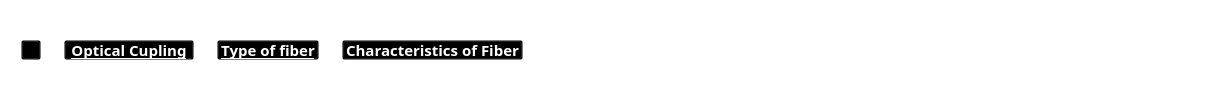
           <widget class="QFrame" name="frame_hierarq_9">
            <property name="styleSheet">
             <string notr="true">background:transparent;</string>
            </property>
            <property name="frameShape">
             <enum>QFrame::StyledPanel</enum>
            </property>
            <property name="frameShadow">
             <enum>QFrame::Raised</enum>
            </property>
            <layout class="QHBoxLayout" name="horizontalLayout_5">
             <property name="spacing">
              <number>8</number>
             </property>
             <property name="leftMargin">
              <number>20</number>
             </property>
             <property name="topMargin">
              <number>8</number>
             </property>
             <property name="rightMargin">
              <number>8</number>
             </property>
             <property name="bottomMargin">
              <number>8</number>
             </property>
             <item>
              <widget class="QPushButton" name="btn_home_7">
               <property name="minimumSize">
                <size>
                 <width>20</width>
                 <height>20</height>
                </size>
               </property>
               <property name="maximumSize">
                <size>
                 <width>20</width>
                 <height>20</height>
                </size>
               </property>
               <property name="cursor">
                <cursorShape>PointingHandCursor</cursorShape>
               </property>
               <property name="text">
                <string/>
               </property>
               <property name="icon">
                <iconset resource="icons_.qrc">
                 <normaloff>:/icons/icons/casa.png</normaloff>:/icons/icons/casa.png</iconset>
               </property>
               <property name="iconSize">
                <size>
                 <width>20</width>
                 <height>20</height>
                </size>
               </property>
              </widget>
             </item>
             <item>
              <widget class="QLabel" name="label_32">
               <property name="maximumSize">
                <size>
                 <width>10</width>
                 <height>10</height>
                </size>
               </property>
               <property name="text">
                <string/>
               </property>
               <property name="pixmap">
                <pixmap resource="icons_.qrc">:/icons/icons/simbolo-de-setas-duplas-para-a-direita-para-avancar.png</pixmap>
               </property>
               <property name="scaledContents">
                <bool>true</bool>
               </property>
              </widget>
             </item>
             <item>
              <widget class="QPushButton" name="btn_coupling_6">
               <property name="sizePolicy">
                <sizepolicy hsizetype="Maximum" vsizetype="Fixed">
                 <horstretch>0</horstretch>
                 <verstretch>0</verstretch>
                </sizepolicy>
               </property>
               <property name="minimumSize">
                <size>
                 <width>130</width>
                 <height>20</height>
                </size>
               </property>
               <property name="maximumSize">
                <size>
                 <width>130</width>
                 <height>20</height>
                </size>
               </property>
               <property name="font">
                <font>
                 <family>Segoe UI Semibold</family>
                 <pointsize>11</pointsize>
                 <bold>true</bold>
                 <underline>true</underline>
                </font>
               </property>
               <property name="cursor">
                <cursorShape>PointingHandCursor</cursorShape>
               </property>
               <property name="styleSheet">
                <string notr="true">color: rgb(255, 255, 255);</string>
               </property>
               <property name="text">
                <string>Optical Cupling</string>
               </property>
               <property name="checked">
                <bool>false</bool>
               </property>
              </widget>
             </item>
             <item>
              <widget class="QLabel" name="label_33">
               <property name="maximumSize">
                <size>
                 <width>10</width>
                 <height>10</height>
                </size>
               </property>
               <property name="text">
                <string/>
               </property>
               <property name="pixmap">
                <pixmap resource="icons_.qrc">:/icons/icons/simbolo-de-setas-duplas-para-a-direita-para-avancar.png</pixmap>
               </property>
               <property name="scaledContents">
                <bool>true</bool>
               </property>
              </widget>
             </item>
             <item>
              <widget class="QPushButton" name="btn_fiber_type_2">
               <property name="sizePolicy">
                <sizepolicy hsizetype="Maximum" vsizetype="Fixed">
                 <horstretch>0</horstretch>
                 <verstretch>0</verstretch>
                </sizepolicy>
               </property>
               <property name="minimumSize">
                <size>
                 <width>100</width>
                 <height>20</height>
                </size>
               </property>
               <property name="maximumSize">
                <size>
                 <width>170</width>
                 <height>20</height>
                </size>
               </property>
               <property name="font">
                <font>
                 <family>Segoe UI Semibold</family>
                 <pointsize>11</pointsize>
                 <bold>true</bold>
                 <underline>true</underline>
                </font>
               </property>
               <property name="cursor">
                <cursorShape>PointingHandCursor</cursorShape>
               </property>
               <property name="autoFillBackground">
                <bool>false</bool>
               </property>
               <property name="styleSheet">
                <string notr="true">color: rgb(255, 255, 255);</string>
               </property>
               <property name="text">
                <string>Type of fiber</string>
               </property>
               <property name="checkable">
                <bool>false</bool>
               </property>
               <property name="checked">
                <bool>false</bool>
               </property>
               <property name="autoDefault">
                <bool>false</bool>
               </property>
               <property name="default">
                <bool>false</bool>
               </property>
              </widget>
             </item>
             <item>
              <widget class="QLabel" name="label_40">
               <property name="maximumSize">
                <size>
                 <width>10</width>
                 <height>10</height>
                </size>
               </property>
               <property name="text">
                <string/>
               </property>
               <property name="pixmap">
                <pixmap resource="icons_.qrc">:/icons/icons/simbolo-de-setas-duplas-para-a-direita-para-avancar.png</pixmap>
               </property>
               <property name="scaledContents">
                <bool>true</bool>
               </property>
              </widget>
             </item>
             <item>
              <widget class="QPushButton" name="btn_charact_fiber">
               <property name="sizePolicy">
                <sizepolicy hsizetype="Maximum" vsizetype="Fixed">
                 <horstretch>0</horstretch>
                 <verstretch>0</verstretch>
                </sizepolicy>
               </property>
               <property name="minimumSize">
                <size>
                 <width>170</width>
                 <height>20</height>
                </size>
               </property>
               <property name="maximumSize">
                <size>
                 <width>200</width>
                 <height>20</height>
                </size>
               </property>
               <property name="font">
                <font>
                 <family>Segoe UI Semibold</family>
                 <pointsize>11</pointsize>
                 <bold>true</bold>
                </font>
               </property>
               <property name="cursor">
                <cursorShape>PointingHandCursor</cursorShape>
               </property>
               <property name="autoFillBackground">
                <bool>false</bool>
               </property>
               <property name="styleSheet">
                <string notr="true">color: rgb(255, 255, 255);</string>
               </property>
               <property name="text">
                <string>Characteristics of Fiber</string>
               </property>
               <property name="checkable">
                <bool>false</bool>
               </property>
               <property name="checked">
                <bool>false</bool>
               </property>
               <property name="autoDefault">
                <bool>false</bool>
               </property>
               <property name="default">
                <bool>false</bool>
               </property>
              </widget>
             </item>
             <item>
              <spacer name="horizontalSpacer_83">
               <property name="orientation">
                <enum>Qt::Horizontal</enum>
               </property>
               <property name="sizeHint" stdset="0">
                <size>
                 <width>675</width>
                 <height>15</height>
                </size>
               </property>
              </spacer>
             </item>
            </layout>
           </widget>
